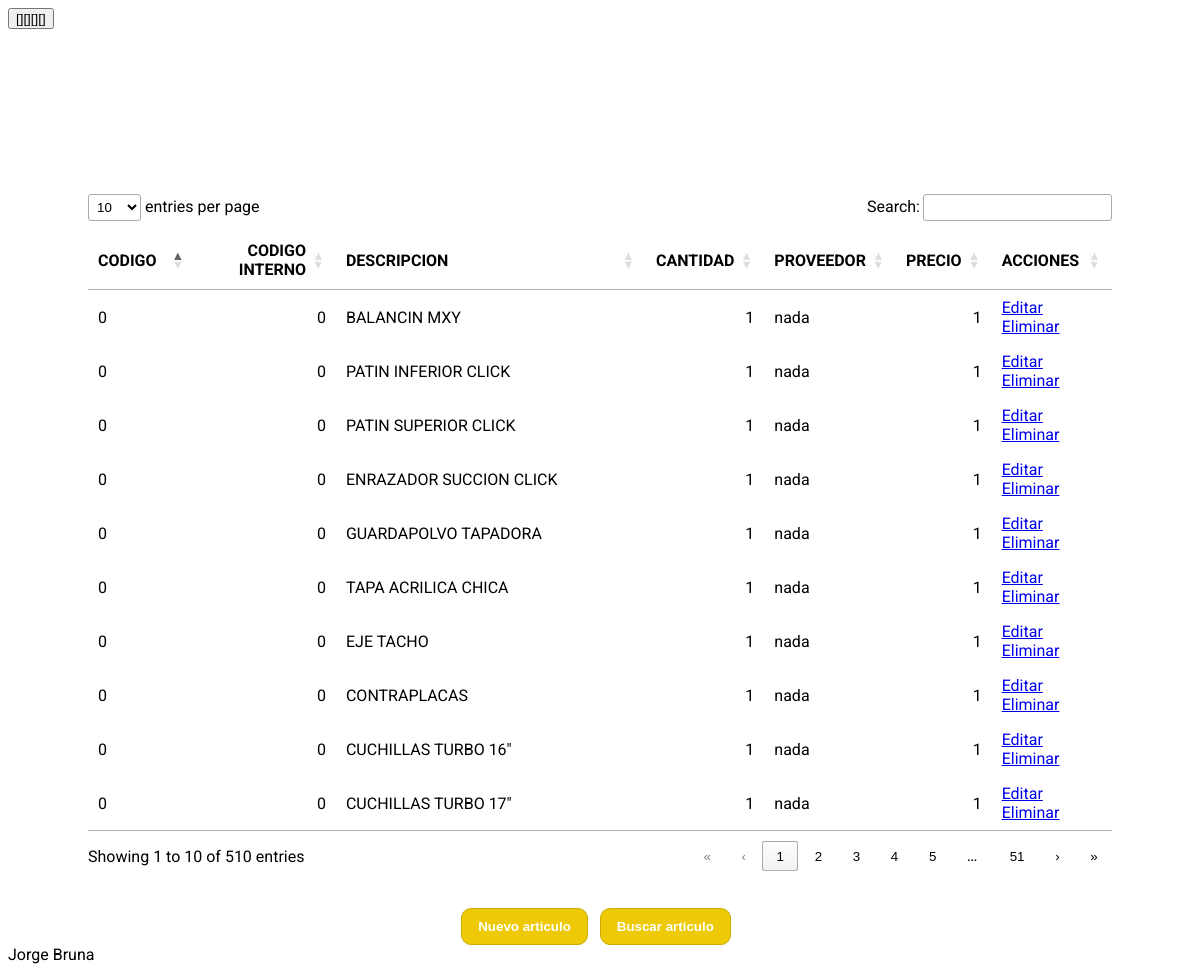
Before: / with the older database file.
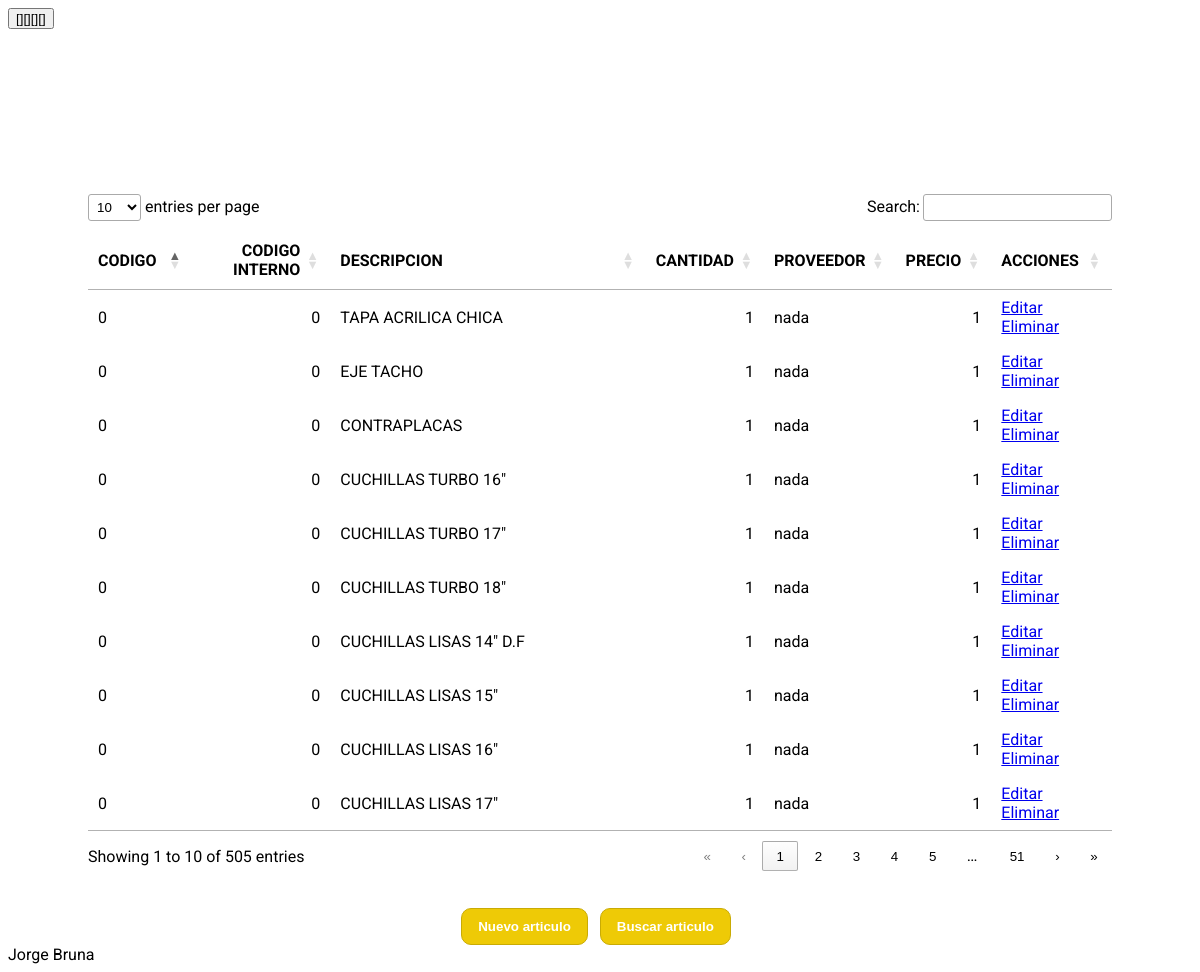
After: the same page with the newer database file.
### tables this page shows
CREATE TABLE articulos (id INTEGER PRIMARY KEY, codigo INTEGER, codinterno INTEGER, descripcion TEXT, cantidad INTEGER, tipo TEXT, proveedor TEXT, precio INTEGER);

### manejo.py (the view)
@app.route('/')
def index():
    conn = sqlite3.connect('stock.db')
    c = conn.cursor()
    c.execute('SELECT * FROM articulos')
    data = c.fetchall()
    conn.close()
    return render_template('layout.html', data=data)

### templates/layout.html (shortened to what this page needs)
<!DOCTYPE html>
<html lang="en">
<head>
    <link rel="stylesheet" href="{{ url_for('static', filename='datatables.min.css') }}">
    <link rel="stylesheet" href="{{ url_for('static', filename='style.css') }}">
</head>
<body>
    <aside>
        <button>[][][][]</button>
    </aside>
    <div class="contenedor">
            <div class="contenedor_tabla">
                <table id="tabla">
                    <thead>
                        <tr>
                            <th>CODIGO</th>
                            <th>CODIGO INTERNO</th>
                            <th>DESCRIPCION</th>
                            <th>CANTIDAD</th>
                            <th>PROVEEDOR</th>
                            <th>PRECIO</th>
                            <th>ACCIONES</th>
                        </tr>
                    </thead>
                    <tbody>
                        {% for item in data %}
                            <tr class="tabla_filas">
                            <td>{{item.1}}</td>
                            <td>{{item.2}}</td>
                            <td>{{item.3}}</td>
                            <td>{{item.4}}</td>
                            <td>{{item.6}}</td>
                            <td>{{item.7}}</td>
                            <td>
                                <a href="/editar/{{item.0}}">Editar</a>
                                <a href="/eliminar/{{item.0}}">Eliminar</a>
                            </td>
                        </tr>
                        {%endfor%}
                    </tbody>
                </table>
            </div>
            <div class="contenedor_botones">
                <button type="button" class="boton" onclick="abrirAgregar()">Nuevo articulo</button>
                <button type="button" class="boton" onclick="">Buscar articulo</button>
            </div>
        </div>
</body>
<footer> Jorge Bruna </footer>
</html>

### static/style.css (style rules this page uses)
:root { --fuente_principal: Roboto, Arial, sans-serif; --color_principal: #eeca06; --color_secundario: white; }
html { font-family: var(--fuente_principal); }
.contenedor { display: flex; flex-direction: column; align-items: center; }
.contenedor_tabla { padding: 10rem 5rem 2rem 5rem; }
.boton { margin: 0 .5rem 0 0; padding: .6rem 1rem .6rem 1rem; font-weight: bold; background-color: var(--color_principal); color: var(--color_secundario); border-radius: 10px; border: 1px solid #c9ab04; }

Changed rows visible on the page:
removed articulos: codigo "0", codinterno "0", descripcion "BALANCIN MXY", cantidad "1", proveedor "nada", precio "1"
removed articulos: codigo "0", codinterno "0", descripcion "PATIN INFERIOR CLICK", cantidad "1", proveedor "nada", precio "1"
removed articulos: codigo "0", codinterno "0", descripcion "PATIN SUPERIOR CLICK", cantidad "1", proveedor "nada", precio "1"
removed articulos: codigo "0", codinterno "0", descripcion "ENRAZADOR SUCCION CLICK", cantidad "1", proveedor "nada", precio "1"
removed articulos: codigo "0", codinterno "0", descripcion "GUARDAPOLVO TAPADORA", cantidad "1", proveedor "nada", precio "1"
now on this page (row unchanged): articulos: codigo "0", codinterno "0", descripcion "CUCHILLAS TURBO 18\"", cantidad "1", proveedor "nada", precio "1"
now on this page (row unchanged): articulos: codigo "0", codinterno "0", descripcion "CUCHILLAS LISAS 14\" D.F", cantidad "1", proveedor "nada", precio "1"
now on this page (row unchanged): articulos: codigo "0", codinterno "0", descripcion "CUCHILLAS LISAS 15\"", cantidad "1", proveedor "nada", precio "1"
now on this page (row unchanged): articulos: codigo "0", codinterno "0", descripcion "CUCHILLAS LISAS 16\"", cantidad "1", proveedor "nada", precio "1"
now on this page (row unchanged): articulos: codigo "0", codinterno "0", descripcion "CUCHILLAS LISAS 17\"", cantidad "1", proveedor "nada", precio "1"
Other visible differences:
text written by a page script: "entries per page Search: Showing 1 to 10 of 510 entries « ‹ 1 2 3 4 5 … 51 › »" → "entries per page Search: Showing 1 to 10 of 505 entries « ‹ 1 2 3 4 5 … 51 › »"
